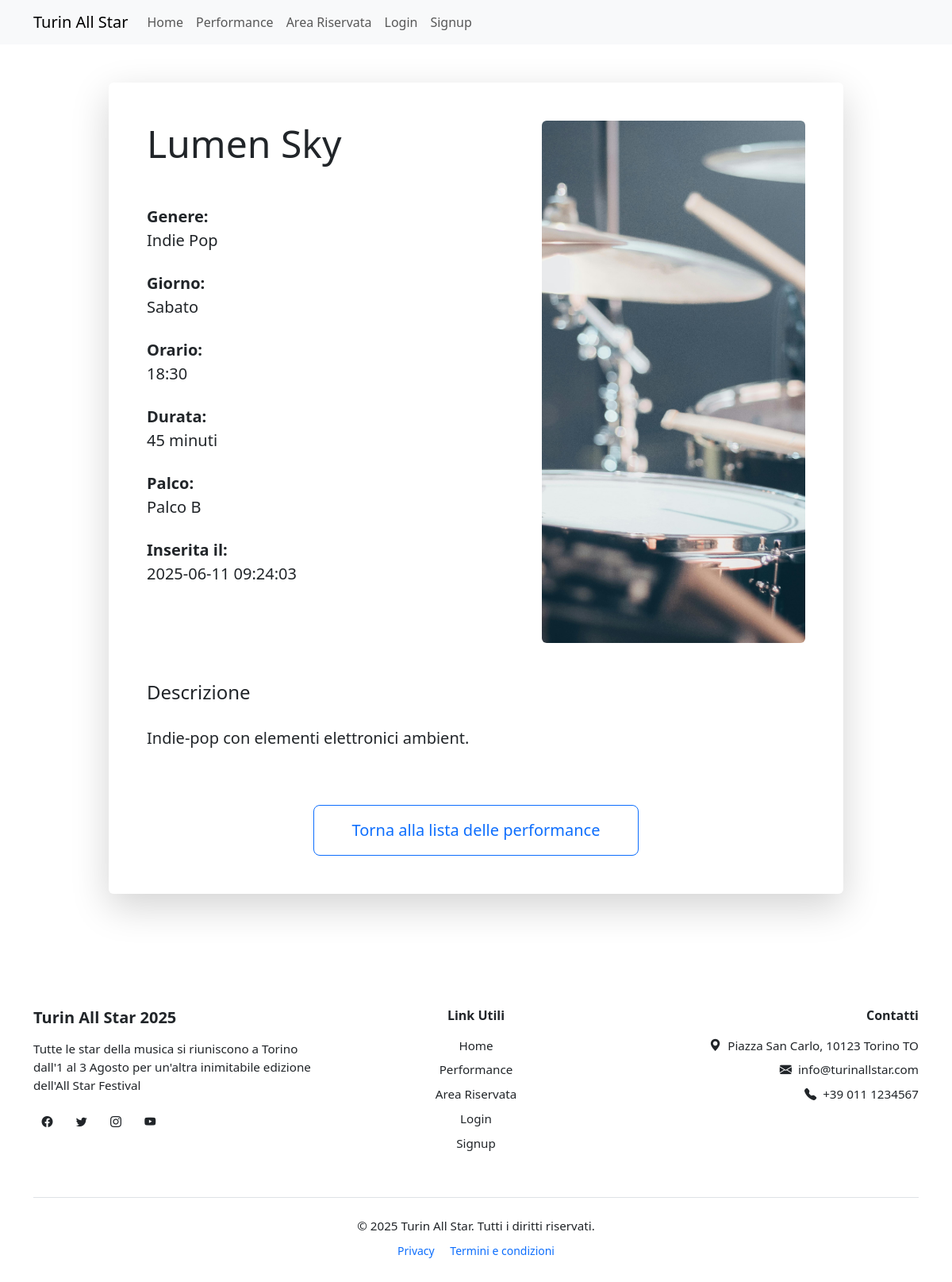
/performances/7, run on the app's committed database.
### tables this page shows
CREATE TABLE performances(
    id INTEGER PRIMARY KEY AUTOINCREMENT,
    nome_artista TEXT UNIQUE NOT NULL,
    giorno TEXT CHECK(giorno IN('Venerdi','Sabato','Domenica')) NOT NULL,
    orario TEXT NOT NULL,
    durata INTEGER NOT NULL,
    descrizione TEXT NOT NULL,
    palco TEXT CHECK(palco IN('Palco A','Palco B','Palco C')) NOT NULL,
    genere TEXT NOT NULL,
    immagine TEXT NOT NULL,
    pubblicato INTEGER DEFAULT 0,
    id_organizzatore INTEGER NOT NULL,
    data_inserimento TIMESTAMP DEFAULT CURRENT_TIMESTAMP,
    FOREIGN KEY (id_organizzatore) REFERENCES utenti(id)
);

### routes/public_routes.py (the view)
@public_bp.route("/performances/<int:id>")
def performance(id):
    perf = performances_dao.get_performance_by_id(id)
    return render_template("public/performance.html", performance=perf)

### dao/performances_dao.py (called while the page is built)
def get_db_connection():
    conn = sqlite3.connect("festival.db")
    conn.row_factory = sqlite3.Row
    return conn

def get_performance_by_id(id):
    try:
        sql = """
        SELECT * FROM performances
        WHERE pubblicato = 1
        AND id = ?
        """
        with get_db_connection() as conn:
            cursor = conn.cursor()
            cursor.execute(sql, (id,))
            perf = cursor.fetchone()
            cursor.close()
        return perf
    except sqlite3.Error as e:
        logging.error(f"get_performance_by_id: {e}")
        return None

### templates/public/performance.html (shortened to what this page needs)
{% extends "base.html" %}
{% block styles %}
  <link
  rel="stylesheet"
  href="{{ url_for('static', filename='css/public/performance.css') }}"
/>
{% endblock %}
{% block content %}
<div class="container py-5">
  <div class="row justify-content-center">
    <div class="col-lg-10">
      <div class="card shadow-lg border-0 p-5">
        <section class="row g-4 flex-md-row-reverse">
          <div class="col-md-5">
            <img
              src="{{ performance.immagine }}"
              alt="{{ performance.nome_artista }}"
              class="img-fluid rounded w-100 h-100 fit"
            />
          </div>
          <div class="col-md-7 d-flex flex-column justify-content-center">
            <h1 class="display-5 mb-5">{{ performance.nome_artista }}</h1>
            <div class="mb-5">
              <p class="fs-5 mb-4">
                <strong>Genere:</strong><br />
                {{ performance.genere }}
              </p>
              <p class="fs-5 mb-4">
                <strong>Giorno:</strong><br />
                {{ performance.giorno }}
              </p>
              <p class="fs-5 mb-4">
                <strong>Orario:</strong><br />
                {{ performance.orario }}
              </p>
              <p class="fs-5 mb-4">
                <strong>Durata:</strong><br />
                {{ performance.durata }} minuti
              </p>
              <p class="fs-5 mb-4">
                <strong>Palco:</strong><br />
                {{ performance.palco }}
              </p>
              <p class="fs-5 mb-4">
                <strong>Inserita il:</strong><br />
                {{ performance.data_inserimento }}
              </p>
            </div>
          </div>
        </section>
        <section class="row mt-5">
          <div class="col-12">
            <h4 class="mb-4">Descrizione</h4>
            <p class="fs-5 lh-lg text-justify">{{ performance.descrizione }}</p>
          </div>
        </section>
        <section class="row mt-5">
          <div class="col text-center">
            <a
              href="{{ url_for('public.performances') }}"
              class="btn btn-outline-primary btn-lg px-5 py-3"
            >
              Torna alla lista delle performance
            </a>
          </div>
        </section>
      </div>
    </div>
  </div>
</div>
{% endblock %}

### static/css/public/performance.css (style rules this page uses)
.fit { object-fit: cover; }

### data on the page
performances: immagine (picture), nome_artista "Lumen Sky", genere "Indie Pop", giorno "Sabato", orario "18:30", durata "45", palco "Palco B", data_inserimento "2025-06-11 09:24:03", descrizione "Indie-pop con elementi elettronici ambient."
